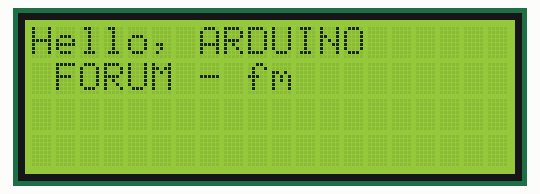
Bench run of a sketch on a simulated Arduino Uno, built with avr-gcc and run on an emulated ATmega328P. On the bench: 20×4 character LCD. Random numbers use the default seed unless the sketch sets one.

Above: at 0.2 s.
At 5.09 s:
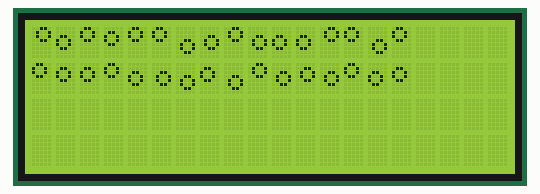
At 10.07 s:
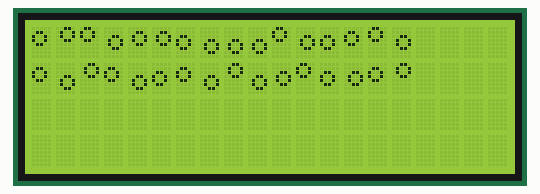
At 20.01 s:
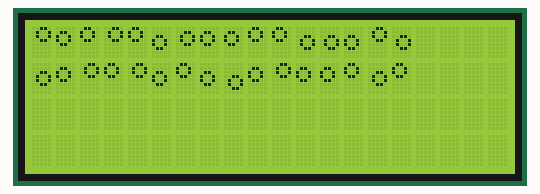
At 29.72 s:
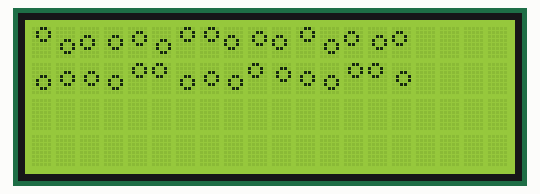
At 39.67 s:
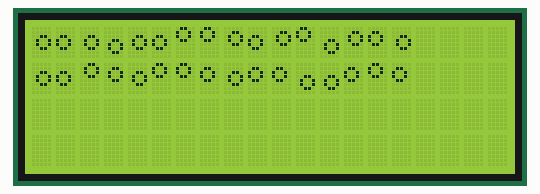

The sketch:

HelloWorld_i2c.ino
```cpp
#include <LiquidCrystal_I2C.h>
#include <Wire.h>


#define LCD_I2C_ADDR    0x27 // Define I2C Address where the PCF8574T is
#define BACKLIGHT     3
#define LCD_EN  2
#define LCD_RW  1
#define LCD_RS  0
#define LCD_D4  4
#define LCD_D5  5
#define LCD_D6  6
#define LCD_D7  7

LiquidCrystal_I2C       lcd(LCD_I2C_ADDR,LCD_EN,LCD_RW,LCD_RS,LCD_D4,LCD_D5,LCD_D6,LCD_D7);


// Creat a set of new characters
const uint8_t charBitmap[][8] = {
   { 0xc, 0x12, 0x12, 0xc, 0, 0, 0, 0 },
   { 0x6, 0x9, 0x9, 0x6, 0, 0, 0, 0 },
   { 0x0, 0x6, 0x9, 0x9, 0x6, 0, 0, 0x0 },
   { 0x0, 0xc, 0x12, 0x12, 0xc, 0, 0, 0x0 },
   { 0x0, 0x0, 0xc, 0x12, 0x12, 0xc, 0, 0x0 },
   { 0x0, 0x0, 0x6, 0x9, 0x9, 0x6, 0, 0x0 },
   { 0x0, 0x0, 0x0, 0x6, 0x9, 0x9, 0x6, 0x0 },
   { 0x0, 0x0, 0x0, 0xc, 0x12, 0x12, 0xc, 0x0 }

};

void setup()
{
   int charBitmapSize = (sizeof(charBitmap ) / sizeof (charBitmap[0]));

  // Switch on the backlight
  lcd.setBacklightPin(BACKLIGHT,POSITIVE);
  lcd.setBacklight(HIGH);

  lcd.begin(20,4);               // initialize the lcd

   for ( int i = 0; i < charBitmapSize; i++ )
   {
      lcd.createChar ( i, (uint8_t *)charBitmap[i] );
   }

  lcd.home ();                   // go home
  lcd.print("Hello, ARDUINO ");
  lcd.setCursor ( 0, 1 );        // go to the next line
  lcd.print (" FORUM - fm   ");
  delay ( 1000 );
}

void loop()
{
   lcd.home ();
   // Do a little animation by writing to the same location
   for ( int i = 0; i < 2; i++ )
   {
      for ( int j = 0; j < 16; j++ )
      {
         lcd.print (char(random(7)));
      }
      lcd.setCursor ( 0, 1 );
   }
   delay (200);
}
```
